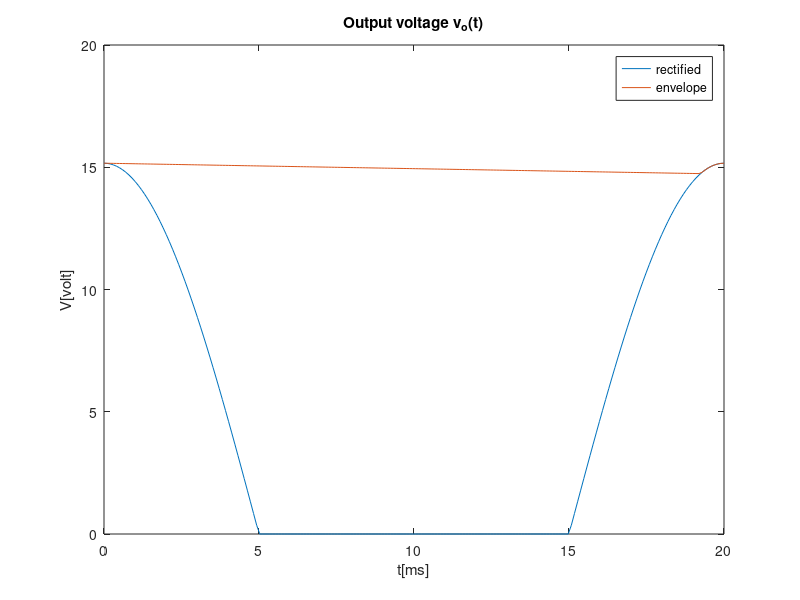
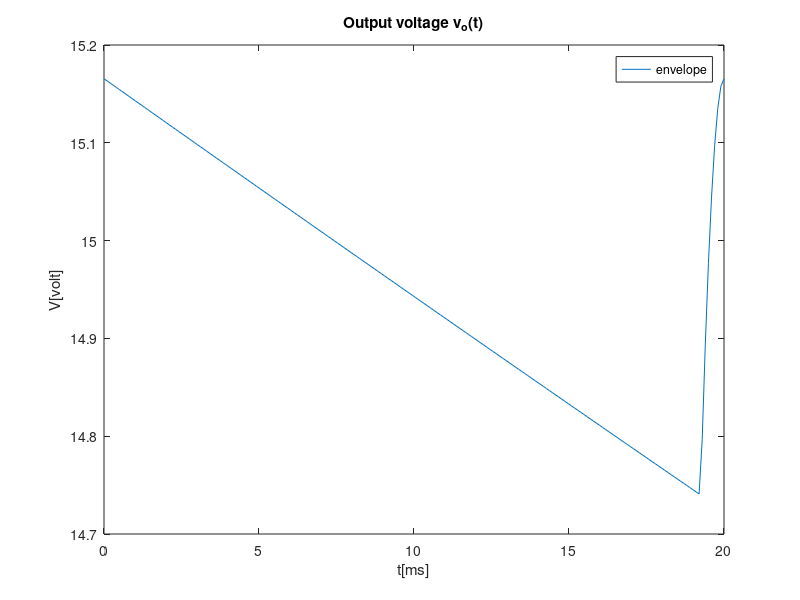
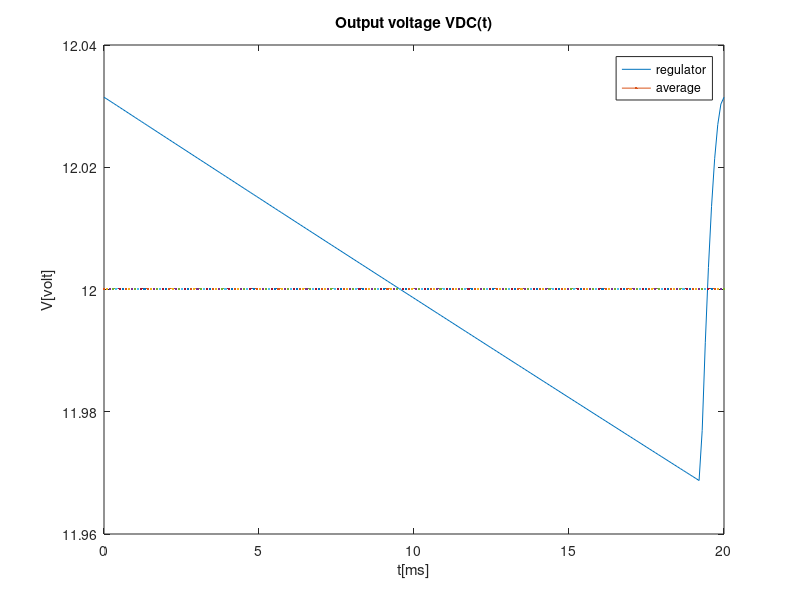
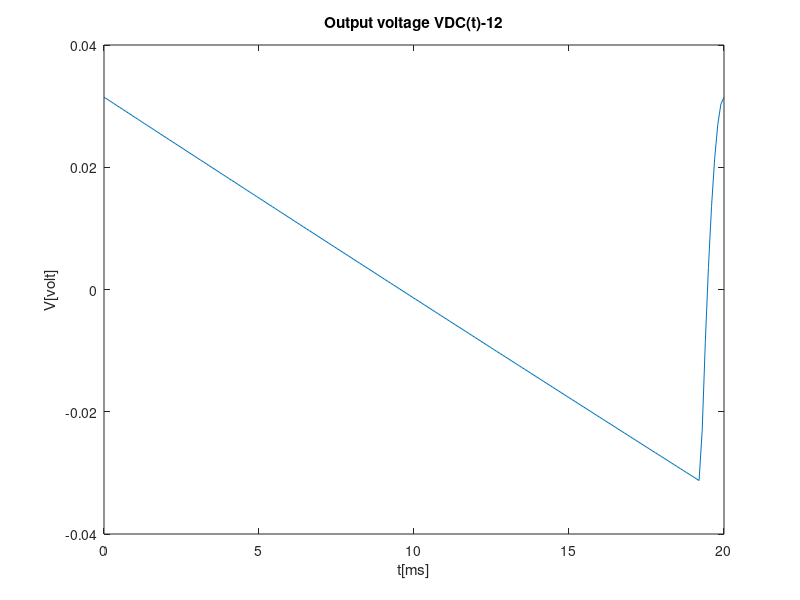

Reproduce these figures in MATLAB, in order.
close all 
clear all
f=50;
w=2*pi*f;
R=26e3
C=26e-6

n=14
A = 230/n;

#Ngspice
Von = 12.00010/19

A = 15.16540301
#A = A - 2*Von


%Rectified
t=linspace(0, 200e-3, 1000);

vS=A*cos(w*t);
vret = zeros(1, length(t));

for i=1:length(t)
  if (vS(i) > 0)
    vret(i) = vS(i);
  else
    vret(i) = 0;
  endif
endfor
#figure 
#plot(t*1000, vret)

%envelope detetor
t=linspace(0, 20e-3, 200);
vS=A*cos(w*t);
vret = zeros(1, length(t));

for i=1:length(t)
  if (vS(i) > 0)
    vret(i) = vS(i);
  else
    vret(i) = 0;
  endif
endfor

tOFF = (1/w) * atan(1/(w*R*C))
vOnexp = A*cos(w*tOFF)*exp(-((t-tOFF)/(R*C)));

figure
plot(t*1000, vret)

hold
for i=1:length(t)
  if t(i) < tOFF(1)
    vO(i) = vret(i);
  elseif vOnexp(i) > vret(i)
    vO(i) = vOnexp(i);
  else 
    vO(i) = vret(i);
  endif
endfor


plot(t*1000, vO)
title("Output voltage v_o(t)")
xlabel ("t[ms]")
ylabel ("V[volt]")
legend("rectified","envelope")
print ("retified.eps", "-depsc");

figure 
plot(t*1000, vO)
title("Output voltage v_o(t)")
xlabel ("t[ms]")
ylabel ("V[volt]")
legend("envelope")
print ("envelope.eps", "-depsc");

Vs = (max(vO)+min(vO))/2;

%voltage regulator circuit
R3 = 7.16e3
vsr = vO - Vs;

##Ngspice
##Id = 4.052251e-4
##rd = Von/(Id*exp(Vs/Von))
##rd_n = 19*rd
rd_n = 1241
vOr = (rd_n/(rd_n + R3)).*vsr;

Vdc = 19*Von + vOr;
Vdc_m = (max(Vdc)+min(Vdc))/2;
Vdc_O = Vdc_m - 12

figure
plot(t*1000, Vdc)
hold
plot(t*1000, Vdc_m)
title("Output voltage VDC(t)")
xlabel ("t[ms]")
ylabel ("V[volt]")
legend("regulator","average")
print ("outputdc.eps", "-depsc");

figure 
plot(t*1000, Vdc-12)
title("Output voltage VDC(t)-12")
xlabel ("t[ms]")
ylabel ("V[volt]")
print ("v012.eps", "-depsc");

%voltage ripple

vripple = max(Vdc)-min(Vdc)
figure
plot(t*1000, vripple, 'g')
title("Voltage Ripple")
xlabel ("t[ms]")
ylabel ("V[volt]")
legend("ripple")
print ("ripple.eps", "-depsc");

%Merit
R = 26e3
C = 26e-6
R3 = 7.15e3
cost_R = (R + R3)/1000
cost_C = C/(1e-6)
cost_d = 0.1*23
cost = cost_R + cost_C + cost_d
M = 1/(cost*(vripple + Vdc_O + 1e-6))

%Table
fid = fopen ("conclusion.tex", "w");
fprintf(fid, "Resistor Cost & %e \\\\ \\hline \n", cost_R);
fprintf(fid, "Capacitor Cost & %e \\\\ \\hline \n", cost_C);
fprintf(fid, "Diode Cost & %e \\\\ \\hline \n", cost_d);
fprintf(fid, "Total Cost & %e \\\\ \\hline \n", cost);
fprintf(fid, "Merit & %e \\\\ \n", M);
fclose (fid);

fid = fopen ("ripple_octave.tex", "w");
fprintf(fid, "Ripple & %e \\\\ \\hline \n", vripple);
fclose (fid);